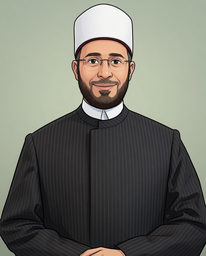
#> input picture attached_assets/image_1777350285072.png, 206 x 256 px, shrunk from 912 x 1136 before the run, found by its file name
$ python remove_green_bg.py
#> lines starting #> are read from the running program, lines starting #| are printed output that depends on the picture; after the words box and inside, x2 and y2 are one past the last pixel; in counts of white or black regions, pixels touching at a corner belong together
"""Remove the solid green background from the hero portrait.

Picks the dominant background color from the image corners, then makes any
pixel within a tolerance transparent. Adds a soft alpha falloff at the edge
so the cutout doesn't look harsh.
"""
from __future__ import annotations

import sys
from pathlib import Path
from PIL import Image


SRC = Path("attached_assets/image_1777350285072.png")
DST = Path("artifacts/markaz-rabithah/src/assets/hero-portrait.png")

import colorsys


def sample_bg(img: Image.Image) -> tuple[int, int, int]:
    """Average the four corners to estimate the background color."""
    w, h = img.size
    px = img.load()
    r = g = b = 0
    n = 0
    for x, y in [(2, 2), (w - 3, 2), (2, h - 3), (w - 3, h - 3)]:
        pr, pg, pb = px[x, y][:3]
        r += pr
        g += pg
        b += pb
        n += 1
    return (r // n, g // n, b // n)


def is_green_bg(r: int, g: int, b: int, bg_h: float) -> tuple[bool, float]:
    """Return (is_bg, alpha_factor where 1.0=keep, 0.0=clear).

    The background is a muted sage green. We classify by HSV:
    - hue close to bg hue (within 25°)
    - saturation low-to-medium (background is desaturated)
    - value medium-high (it's not a shadow)
    """
    h, s, v = colorsys.rgb_to_hsv(r / 255.0, g / 255.0, b / 255.0)
    hue_dist = min(abs(h - bg_h), 1.0 - abs(h - bg_h))  # circular
    if hue_dist > 0.10:
        return False, 1.0
    if v < 0.45:
        return False, 1.0  # too dark to be the bright bg
    # Hue matches; classify by saturation. Background sat ~0.11. Pixels with
    # saturation in [0.05, 0.22] are bg. Below 0.05 the pixel is essentially
    # white/gray (the hat) — keep it. Above 0.22 it's an intentional color.
    if s < 0.05:
        return False, 1.0  # near-white/gray, keep (e.g. white hat)
    if s < 0.22:
        return True, 0.0
    if s < 0.35:
        t = (s - 0.22) / (0.35 - 0.22)
        return False, t
    return False, 1.0


def main() -> int:
    DST.parent.mkdir(parents=True, exist_ok=True)
    src = Image.open(SRC).convert("RGB")
#> src is the input picture: PIL image 206x256 RGB; mean R, G, B 113.5, 114.4, 105.1
    bg_r, bg_g, bg_b = sample_bg(src)
#> the loop in sample_bg, `for x, y in [(2, 2), (w - 3, 2), (2, h - 3), (w - 3, h - 3)]:` made 4 passes
#> (pr, pg, pb, r, g, b) on passes 1 to 4: (165, 177, 157, 165, 177, 157), (166, 178, 158, 331, 355, 315), (136, 145, 127, 467, 500, 442), (136, 145, 127, 603, 645, 569)
#> after the loop in sample_bg, `for x, y in [(2, 2), (w - 3, 2), (2, h - 3), (w - 3, h - 3)]:`: b = 569; g = 645; n = 4; r = 603
#> bg_r = 150; bg_g = 161; bg_b = 142
    bg_h, bg_s, bg_v = colorsys.rgb_to_hsv(bg_r / 255.0, bg_g / 255.0, bg_b / 255.0)
#> bg_h = 0.263; bg_s = 0.118; bg_v = 0.631
    print(
        f"detected background ≈ rgb({bg_r}, {bg_g}, {bg_b}) "
        f"hsv({bg_h * 360:.0f}°, {bg_s:.2f}, {bg_v:.2f})"
    )
#| detected background ≈ rgb(150, 161, 142) hsv(95°, 0.12, 0.63)

    rgba = src.convert("RGBA")
    px = rgba.load()
    w, h = rgba.size
#> w = 206; h = 256
    cleared = 0
    for y in range(h):
        for x in range(w):
            r, g, b, _ = px[x, y]
            is_bg, keep = is_green_bg(r, g, b, bg_h)
            if is_bg:
                px[x, y] = (r, g, b, 0)
                cleared += 1
            elif keep < 1.0:
                px[x, y] = (r, g, b, int(255 * keep))
#> this loop made 256 passes

    # Denoise: any pixel that sits in a mostly-transparent neighborhood is
    # leftover background speckle — clear it. Two passes to nibble away small
    # clusters of stray pixels.
    alpha = rgba.split()[-1]
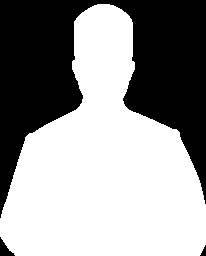
#> alpha: PIL image 206x256 L; 59% white; 3 black regions, box (x1, y1, x2, y2) and area: (0, 0, 206, 218) 21444, (0, 237, 15, 256) 136, (200, 245, 206, 256) 36
    apx = alpha.load()
    speckle_cleared = 0
    for _ in range(2):
        # snapshot alpha to avoid cascading clears within a single pass
        snap = [[apx[x, y] for x in range(w)] for y in range(h)]
        for y in range(1, h - 1):
            for x in range(1, w - 1):
                if snap[y][x] == 0:
                    continue
                opaque = 0
                for dy in (-1, 0, 1):
                    for dx in (-1, 0, 1):
                        if dx == 0 and dy == 0:
                            continue
                        if snap[y + dy][x + dx] > 200:
                            opaque += 1
                if opaque <= 2:
                    r, g, b, _ = px[x, y]
                    px[x, y] = (r, g, b, 0)
                    apx[x, y] = 0
                    speckle_cleared += 1
    print(f"speckle pass cleared {speckle_cleared} px")
#| speckle pass cleared 0 px

    # Crop to non-transparent bounding box for a tighter asset
    bbox = rgba.getbbox()
    if bbox:
        rgba = rgba.crop(bbox)
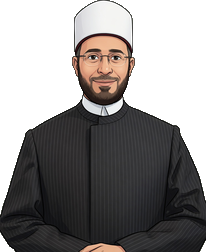
#> rgba: PIL image 206x252 RGBA; mean R, G, B, A 112.6, 113.3, 104.2, 152.9; transparent parts drawn white

    rgba.save(DST, "PNG", optimize=True)
    print(f"cleared {cleared} bg px -> {DST} ({rgba.size[0]}x{rgba.size[1]})")
#| cleared 21616 bg px -> artifacts/markaz-rabithah/src/assets/hero-portrait.png (206x252)
    return 0


if __name__ == "__main__":
    sys.exit(main())
#> (the program exits here)
